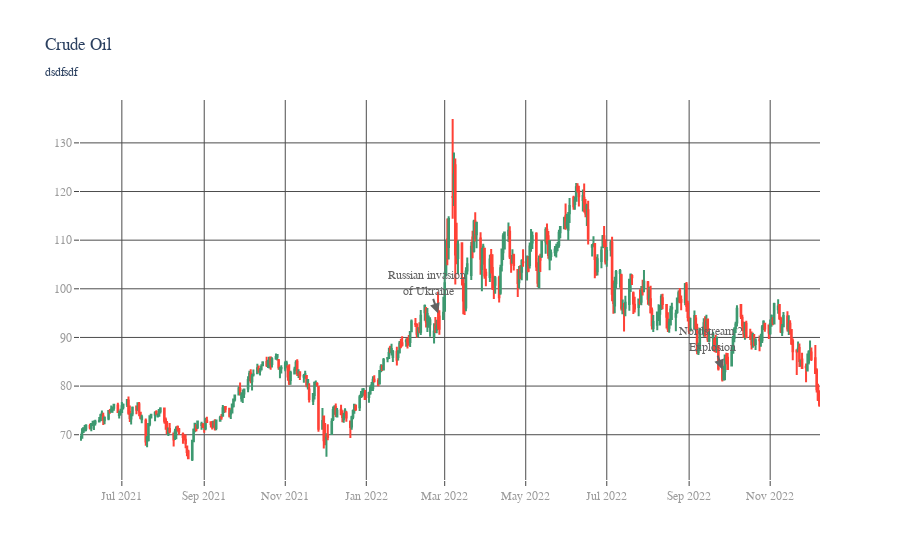

The notebook cell this image was saved under:
### Code cell
candlestick_chart(filename="brent", title="Crude Oil<br><sub>dsdfsdf</sub>")

### Figure 1 — Plotly figure (JSON) as saved in the notebook; plotly's stock layout.template omitted (floating-point values rounded to 4 significant figures; data arrays with more than 128 entries replaced by an {"elided": "..."} marker saying what was removed)
{"data": [{"close": {"elided": "399 float values"}, "high": {"elided": "399 float values"}, "low": {"elided": "399 float values"}, "open": {"elided": "399 float values"}, "type": "candlestick", "x": {"elided": "399 str values"}}], "layout": {"annotations": [{"align": "center", "arrowcolor": "#636363", "arrowhead": 2, "arrowsize": 1, "arrowwidth": 2, "font": {"color": "#636363", "family": "Courier New, monospace", "size": 12}, "showarrow": true, "text": "Russian invasion <br>of Ukraine", "x": "2022-02-24T00:00:00", "y": 92.89, "yshift": 10}, {"align": "center", "arrowcolor": "#636363", "arrowhead": 2, "arrowsize": 1, "arrowwidth": 2, "font": {"color": "#636363", "family": "Courier New, monospace", "size": 12}, "showarrow": true, "text": "Nordstream 2 <br>Explosion", "x": "2022-09-26T00:00:00", "y": 81.34, "yshift": 10}], "font": {"family": "Helvetica"}, "legend": {"font": {"size": 14}}, "paper_bgcolor": "rgba(0,0,0,0)", "plot_bgcolor": "rgba(0,0,0,0)", "title": {"text": "Crude Oil<br><sub>dsdfsdf</sub>"}, "xaxis": {"gridcolor": "#4c4c4c", "gridwidth": 1, "mirror": true, "rangeslider": {"visible": false}, "showline": true, "tickfont": {"color": "#9c9c9c", "family": "Helvetica", "size": 12}, "ticks": "outside", "title": {"font": {"color": "#9c9c9c", "size": 12}, "text": ""}}, "yaxis": {"gridcolor": "#4c4c4c", "gridwidth": 1, "mirror": true, "showline": true, "tickfont": {"color": "#9c9c9c", "family": "Helvetica", "size": 12}, "ticks": "outside", "title": {"font": {"color": "#9c9c9c", "size": 12}, "text": ""}}}}
